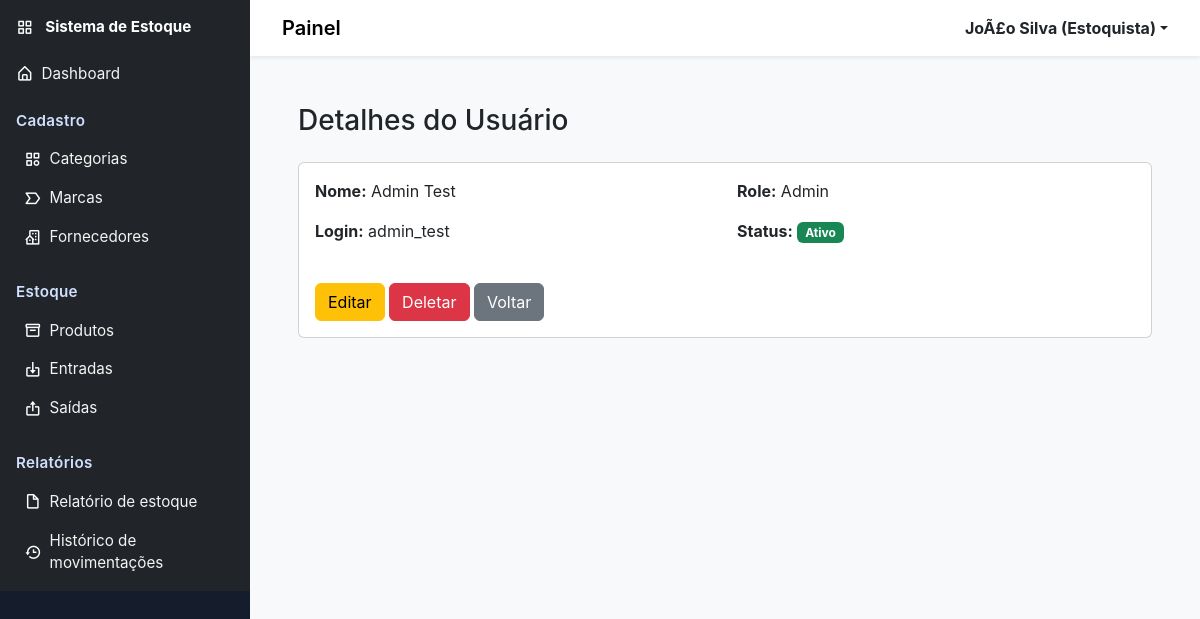
The page /usuarios/ver/5/ (signed in) on the database its author committed.
### usuarios/models.py (models this page shows, shortened)
class Usuario(AbstractBaseUser, PermissionsMixin):
    NIVEL_ADMIN = "admin"
    NIVEL_ESTOQUISTA = "estoquista"
    NIVEL_CAIXA = "caixa"
    NIVEL_CHOICES = [
        (NIVEL_ADMIN, "Admin"),
        (NIVEL_ESTOQUISTA, "Estoquista"),
        (NIVEL_CAIXA, "Caixa"),
    ]
    id = models.AutoField(primary_key=True)
    nome = models.CharField("Nome", max_length=150)
    login = models.CharField("Login", max_length=50, unique=True)
    nivel_acesso = models.CharField(
        "Nível de acesso", max_length=30, choices=NIVEL_CHOICES, default=NIVEL_ESTOQUISTA)
    is_staff = models.BooleanField("Staff", default=False)
    is_active = models.BooleanField("Ativo", default=True)
    data_criacao = models.DateTimeField(
        "Data de criação", default=timezone.now)
    objects = UsuarioManager()
    USERNAME_FIELD = "login"
    REQUIRED_FIELDS = ["nome"]
    class Meta:
        verbose_name = "Usuário"
        verbose_name_plural = "Usuários"

### usuarios/views.py (the view)
# urls.py: path("ver/<int:id>/", views.ver_usuario, name="ver"),
@login_required(login_url='login')
def ver_usuario(request, id):
    usuario = get_object_or_404(Usuario, id=id)
    return render(request, 'usuarios/ver.html', {'usuario': usuario})

### usuarios/templatetags/access_tags.py (called while the page is built)
@register.simple_tag(takes_context=True)
def has_access(context, allowed_levels):
    request = context.get('request')
    if not request or not hasattr(request, 'user') or not request.user.is_authenticated:
        return False
    nivel = getattr(request.user, 'nivel_acesso', None)
    if not nivel:
        return False
    allowed = [x.strip() for x in allowed_levels.split(',') if x.strip()]
    return nivel in allowed

### templates/usuarios/ver.html (shortened to what this page needs)
{% extends 'base.html' %}
{% block content %}
<div class="container-fluid p-4">
    <div class="row mb-3">
        <div class="col-md-12">
            <h1 class="h3">Detalhes do Usuário</h1>
        </div>
    </div>
    <div class="card">
        <div class="card-body">
            <div class="row mb-3">
                <div class="col-md-6">
                    <p><strong>Nome:</strong> {{ usuario.nome }}</p>
                    <p><strong>Login:</strong> {{ usuario.login }}</p>
                </div>
                <div class="col-md-6">
                    <p><strong>Role:</strong> {{ usuario.get_nivel_acesso_display }}</p>
                    <p><strong>Status:</strong>
                        {% if usuario.is_active %}
                            <span class="badge bg-success">Ativo</span>
                        {% else %}
                            <span class="badge bg-danger">Inativo</span>
                        {% endif %}
                    </p>
                </div>
            </div>
            <div class="mt-4">
                <a href="{% url 'usuarios:editar' usuario.id %}" class="btn btn-warning">Editar</a>
                <a href="{% url 'usuarios:deletar' usuario.id %}" class="btn btn-danger">Deletar</a>
                <a href="{% url 'usuarios:index' %}" class="btn btn-secondary">Voltar</a>
            </div>
        </div>
    </div>
</div>
{% endblock %}

### templates/includes/header.html (shortened to what this page needs)
<header class="navbar navbar-expand-lg navbar-light bg-white shadow-sm">
<div class="container-fluid">
<div class="d-flex align-items-center">
	<a class="navbar-brand" href="#">Painel</a>
</div>
<div class="d-flex align-items-center">
<div class="dropdown">
<a class="d-flex align-items-center text-dark text-decoration-none dropdown-toggle" href="#" id="userDropdown" data-bs-toggle="dropdown" aria-expanded="false">
	<strong>
		{% if request.user.is_authenticated %}
			{{ request.user.nome }} {% if request.user.get_nivel_acesso_display %}({{ request.user.get_nivel_acesso_display }}){% endif %}
		{% else %}
			Usuário
		{% endif %}
	</strong>
</a>
</div>
</div>
</div>
</header>

### static/css/style.css (style rules this page uses)
body { font-family: Inter, system-ui, -apple-system, 'Segoe UI', Roboto, 'Helvetica Neue', Arial; background-color: #f8f9fa; }
header.navbar .navbar-brand { font-weight:600 }
@media (min-width: 768px) { header.navbar { padding-left: 1.25rem; padding-right:1.25rem } }

### rows shown on the page
Usuario: user.nome "JoÃ£o Silva", user.nivel_acesso "Estoquista"
Usuario: nome "Admin Test", login "admin_test", nivel_acesso "Admin"
